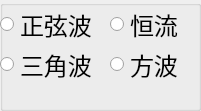
  <widget class="QGroupBox" name="port_channel_wave_choose_groupBox">
   <property name="geometry">
    <rect>
     <x>440</x>
     <y>310</y>
     <width>201</width>
     <height>111</height>
    </rect>
   </property>
   <property name="title">
    <string/>
   </property>
   <widget class="QRadioButton" name="sine_radioButton">
    <property name="geometry">
     <rect>
      <x>0</x>
      <y>10</y>
      <width>110</width>
      <height>28</height>
     </rect>
    </property>
    <property name="font">
     <font>
      <pointsize>18</pointsize>
     </font>
    </property>
    <property name="focusPolicy">
     <enum>Qt::ClickFocus</enum>
    </property>
    <property name="text">
     <string>正弦波</string>
    </property>
   </widget>
   <widget class="QRadioButton" name="trangular_radioButton">
    <property name="geometry">
     <rect>
      <x>0</x>
      <y>50</y>
      <width>110</width>
      <height>28</height>
     </rect>
    </property>
    <property name="font">
     <font>
      <pointsize>18</pointsize>
     </font>
    </property>
    <property name="text">
     <string>三角波</string>
    </property>
   </widget>
   <widget class="QRadioButton" name="constant_radioButton">
    <property name="geometry">
     <rect>
      <x>110</x>
      <y>10</y>
      <width>100</width>
      <height>28</height>
     </rect>
    </property>
    <property name="font">
     <font>
      <pointsize>18</pointsize>
     </font>
    </property>
    <property name="text">
     <string>恒流</string>
    </property>
   </widget>
   <widget class="QRadioButton" name="square_radioButton">
    <property name="geometry">
     <rect>
      <x>110</x>
      <y>50</y>
      <width>100</width>
      <height>28</height>
     </rect>
    </property>
    <property name="font">
     <font>
      <pointsize>18</pointsize>
     </font>
    </property>
    <property name="text">
     <string>方波</string>
    </property>
   </widget>
  </widget>
